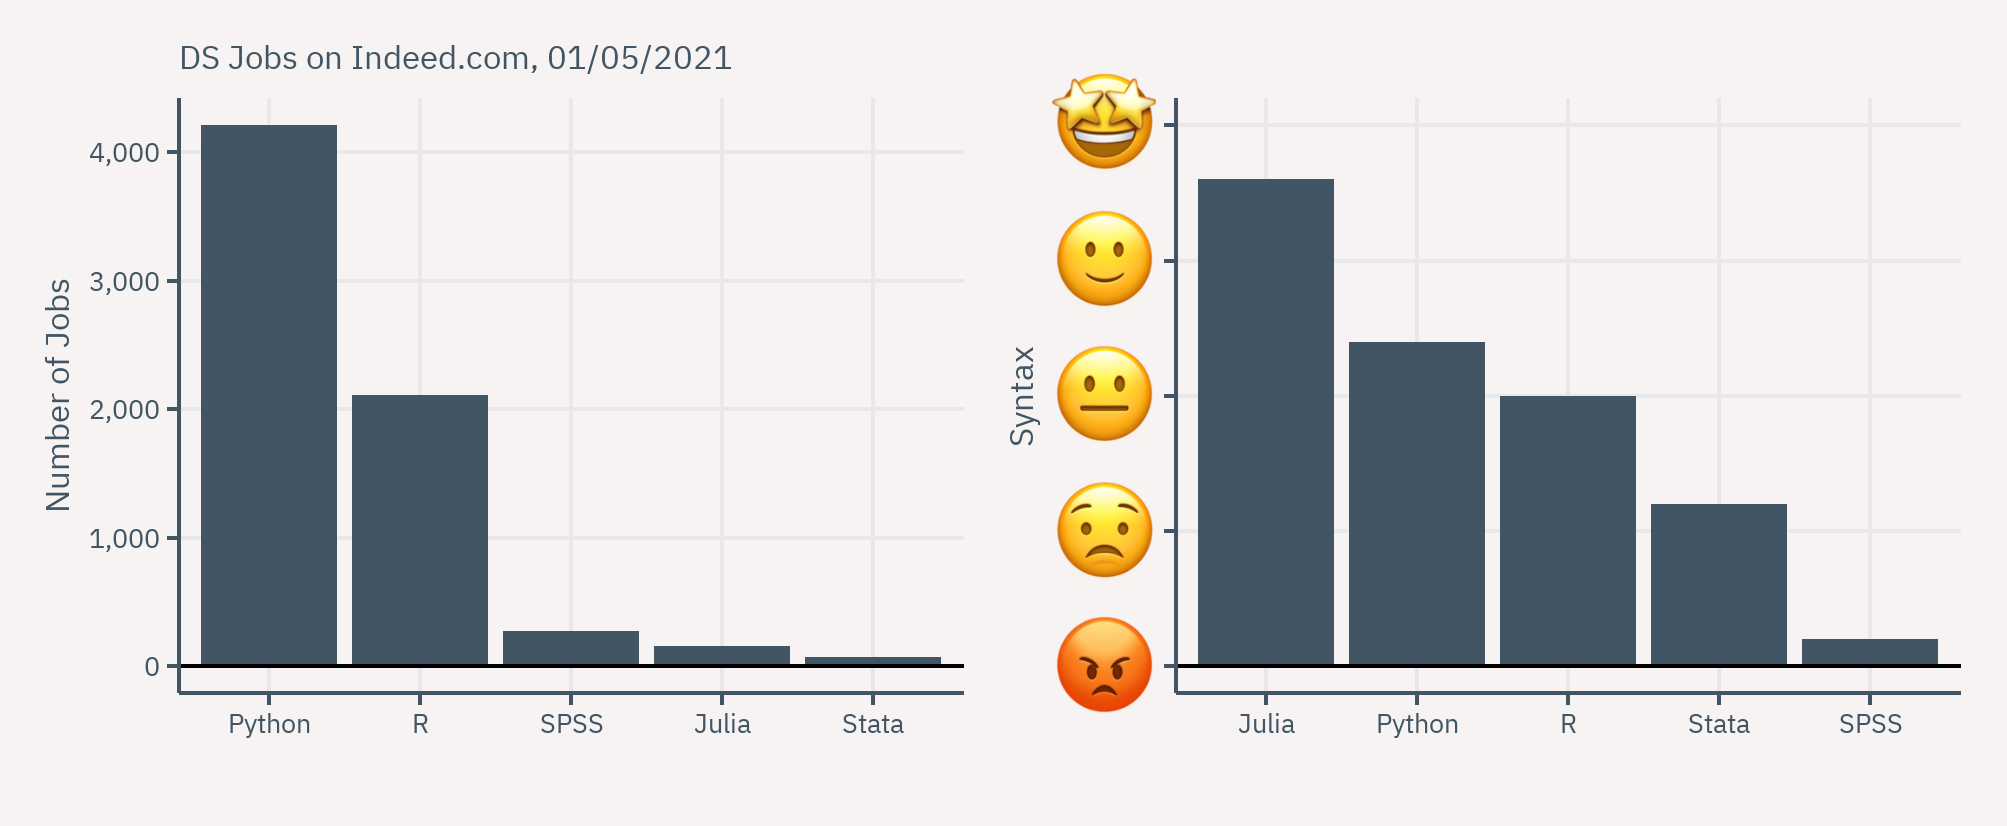

Reproduce this figure in R.
pacman::p_load(
  tidyverse,
  showtext,
  dagitty,
  ggdag,
  data.table,
  patchwork,
  ggtext,
  rvest
)


font_add_google(
  name = "IBM Plex Sans",
  family = "plex"
)

showtext_auto()

theme_set(theme_classic() +
            theme(
              text = element_text(family = "plex", size = 25, colour="#415564"),
              panel.background = element_rect(fill = "#f6f3f2"), 
              plot.background = element_rect(fill = "#f6f3f2", color = "#f6f3f2"), 
              panel.grid.major = element_line(colour="#e8e8e8"),
              panel.grid.minor = element_blank(), 
              legend.background = element_rect(fill = "#f6f3f2"), 
              legend.box.background = element_rect(fill = "#f6f3f2"), 
              axis.text = element_text(colour="#415564"),
              axis.line = element_line(colour="#415564"),
              axis.title = element_text(colour="#415564"),
              axis.ticks = element_line(colour="#415564"),
            ))


emoji_to_link <- function(x) {
  paste0("https://emojipedia.org/emoji/",x) %>%
    read_html() %>%
    html_nodes("tr td a") %>%
    .[1] %>%
    html_attr("href") %>%
    paste0("https://emojipedia.org/", .) %>%
    read_html() %>%
    html_node('div[class="vendor-image"] img') %>%
    html_attr("src")
}

link_to_img <- function(x, size = 25) {
  paste0("<img src='", x, "' width='", size, "'/>")
}

x <- data.frame(language = c("Python", "R", "Julia", "SPSS", "Stata"),
                popularity = c(4210, 2115, 154, 277, 73) ,
                speed = c(60, 50, 95, 0, 20),
                syntax = c(60, 50, 90, 5, 30)
)

x <- x %>%
  mutate(url = map_chr(c("😡", "😟", "😐", "🙂", "🤩"), slowly(~emoji_to_link(.x), rate_delay(1))),
         label = link_to_img(url))



p <- x %>%
  ggplot(aes(x = language, y = popularity)) +
  geom_col(fill = "#415564") +
  geom_hline(yintercept = 0) +
  aes(x = reorder(language, -popularity)) +
  xlab("") +
  scale_y_continuous(label = scales::comma) +
  ylab("Number of Jobs")  +
  labs(subtitle = "DS Jobs on Indeed.com, 01/05/2021")


p1 <- x %>%
  ggplot(aes(x = language, y = syntax)) +
  geom_col(fill = "#415564") +
  geom_hline(yintercept = 0) +
  aes(x = reorder(language, -syntax))  +
  xlab("") +
  scale_y_continuous(limits = c(0, 100), labels = x$label) +
  theme(axis.text.y = element_markdown()) + ylab("Syntax")
p1

z = p + p1

ggsave(z, filename = "whyr.png", width = 17, height = 7, units = "cm")
